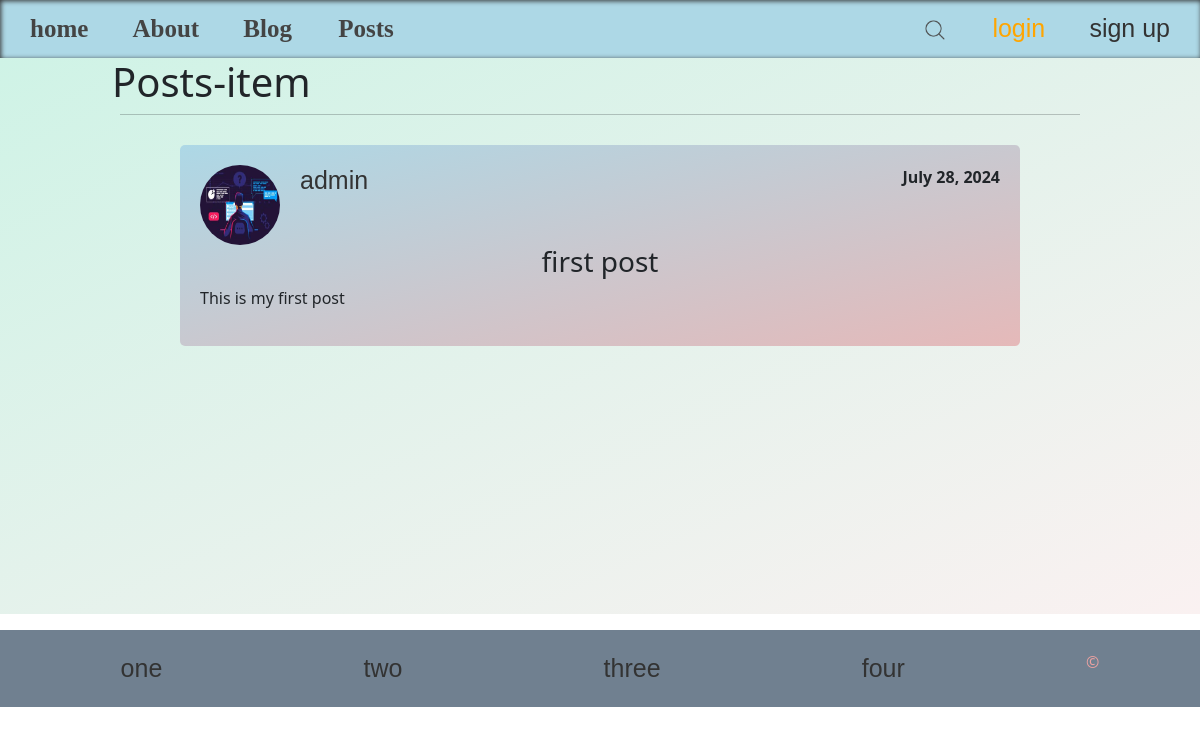
/posts/view_post/1, run on the app's committed database.
### posts/models.py (models this page shows, shortened)
class Posts(models.Model):
    title = models.CharField(max_length=90)
    content = models.TextField()
    date_posted = models.DateField(auto_now_add=True)
    author = models.ForeignKey(User, on_delete=models.CASCADE)
    def get_owner_pic(self):
        return self.author.profile.image.url
    class Meta:
        verbose_name_plural = 'Posts'
        ordering = ('date_posted',)

### users/models.py (models this page shows, shortened)
class Profile(models.Model):
    user = models.OneToOneField(User, on_delete=models.CASCADE)
    first_name = models.CharField(max_length=100, default='')
    last_name = models.CharField(max_length=100, default='')
    bio = models.TextField(null=True, blank=True)
    image = models.ImageField(default='default.jpg', upload_to='profile_pics')
    age =  models.IntegerField( null=True, blank=True)
    gender = models.CharField(max_length=50, null=True, blank=True)

### posts/views.py (the view)
# urls.py: path('view_post/<int:pk>', view_post, name='view_post'),
def view_post(request, pk):
    post = Posts.objects.get(id=pk)
    return render(request, 'view_post.html', context={'post': post})

### posts/templates/view_post.html (shortened to what this page needs)
{%extends "base.html"%}
{%load static %}
{%block css%}
    <link rel="stylesheet" href="{%static 'styles/view_post.css' %}">
{%endblock%}
{%block content%}
        <div class="headerPost">
            <h1>Posts-item</h1>
        </div>
        <hr>
        <div class="post-item">
            <div class="view-content">
                <div class="upper_view">
                    <div class="owner-view_profile">
                        <img src="{{post.get_owner_pic}}" class="picture_view" alt="picture">
                        <h4>
                            {%if request.user == post.author%}
                                <a class="view-auth-profile" href="{% url 'profile_page' %}">{{post.author}}</a>
                            {%else%}
                                <a class="prof-item " href="#">{{post.author}}</a>
                            {%endif%}
                        </h4>
                    </div>
                    <b>{{post.date_posted|date}}</b>
                </div>
                <h3>{{ post.title }}</h3>
                <p>{{ post.content }}</p>
            </div>
        </div>
        <p class="space"></p>
{%endblock%}

### static/styles/navbar.css (style rules this page uses)
* { padding: 0; margin: 0; transition: 0.5s; }
a { text-decoration: none; border-radius: 5px; padding: 10px 20px; font-family: sans-serif; color: #333; font-size: 25px; }

### static/styles/view_post.css (style rules this page uses)
.headerPost { display: flex; justify-content: space-between; padding: 0 7rem; }
hr { width: 80%; margin: auto; }
.post-item { width: 70%; margin: 30px auto; border-radius: 5px; background: linear-gradient(to right bottom, lightblue, rgb(229, 185, 185)); }
h3 { text-align: center; }
.view-content { padding: 20px; }
.space { height: 29.7vh; }
.picture_view { width: 80px; height: 80px; border-radius: 50%; }
.upper_view, .owner-view_profile { display: flex; justify-content: space-between; cursor: pointer; }
.owner-view_profile { width: 19%; }

### data on the page
Posts: get_owner_pic (picture), author "admin", date_posted "July 28, 2024", title "first post", content "This is my first post"
